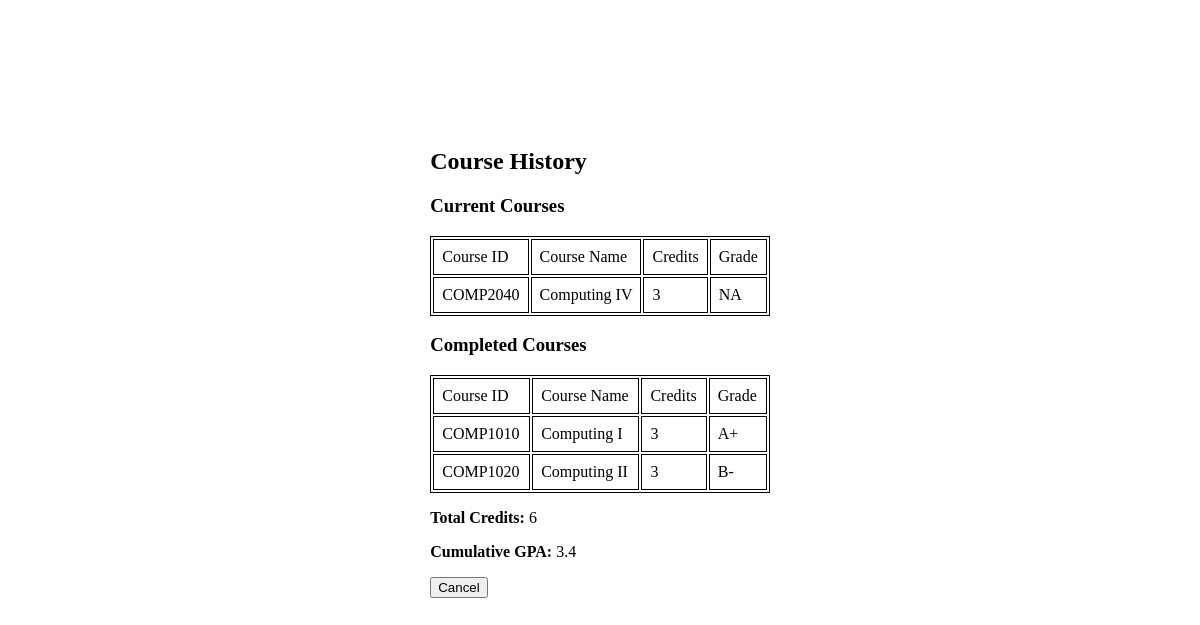
The page /src/course_history.php?student_id=0102559623 on the database as committed earlier.
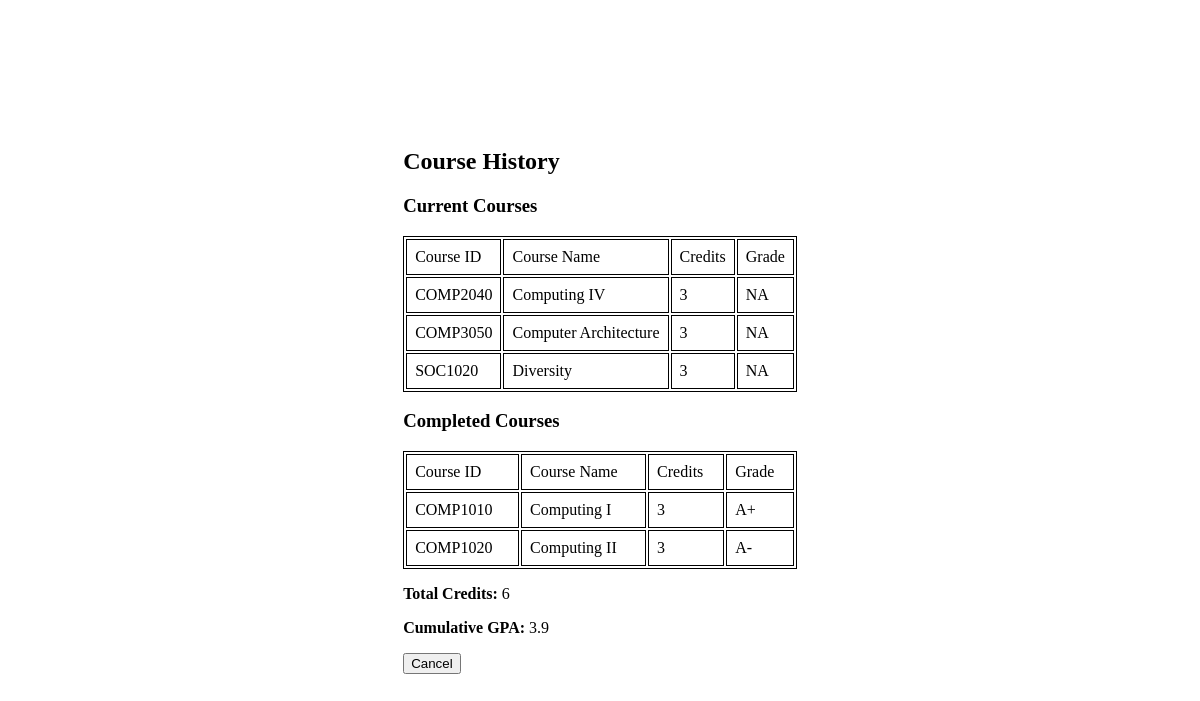
The same page on the database as committed later.
### tables this page shows
create table take
(
    student_id varchar(10),
    course_id  varchar(8),
    section_id varchar(10),
    semester   varchar(6),
    year       numeric(4, 0),
    grade      varchar(2)
        check (grade in
               ('A+', 'A', 'A-', 'B+', 'B', 'B-', 'C+', 'C', 'C-', 'D+', 'D',
                'D-', 'F')),
    primary key (student_id, course_id, section_id, semester, year),
    foreign key (course_id, section_id, semester, year) references
        section (course_id, section_id, semester, year)
        on delete cascade,
    foreign key (student_id) references student (student_id)
        on delete cascade
);

create table course
(
    course_id   varchar(20),
    course_name varchar(50) not null,
    credits     numeric(2, 0) check (credits > 0),
    primary key (course_id)
);

### src/common/pdo.php (called while the page is built)
<?php
function pdo_connect(): PDO
{
    $config = require __DIR__ . '/config.php';
    $database_config = $config['database'];
    $host = $database_config['host'];
    $dbname = $database_config['dbname'];
    $username = $database_config['username'];
    $password = $database_config['password'];
    return new PDO(
        "mysql:host=$host;dbname=$dbname;charset=utf8mb4",
        $username,
        $password,
        [
            PDO::ATTR_ERRMODE => PDO::ERRMODE_EXCEPTION,
            PDO::ATTR_DEFAULT_FETCH_MODE => PDO::FETCH_ASSOC,
            PDO::ATTR_EMULATE_PREPARES => false
        ]
    );
}
function pdo_instance(bool $original = false): PDO|null
{
    static $pdo;
    if ($original) {
        return $pdo;
    }
    if (!$pdo) {
        $pdo = pdo_connect();
    }
    return $pdo;
}
function bind_params(PDOStatement $stmt, array $params): PDOStatement
{
    foreach ($params as $key => $value) {
        $stmt->bindValue(':' . $key, $value);
    }
    return $stmt;
}
function execute(PDOStatement $stmt, array $params = []): bool
{
    if ($params !== []) {
        bind_params($stmt, $params);
    }
    return $stmt->execute();
}

### src/service/course.php (called while the page is built, shortened)
<?php
require_once __DIR__ . '/../minimal.php';
function get_all_student_courses(string $student_id): array
{
    $stmt = pdo_instance()->prepare(
        "
            SELECT *
            FROM take
            JOIN course ON course.course_id = take.course_id
            WHERE student_id = :student_id
        "
    );
    execute($stmt, ['student_id' => $student_id]);
    return $stmt->fetchAll();
}
function get_all_completed_courses(string $student_id): array
{
    $courses = get_all_student_courses($student_id);
    return array_filter(
        $courses,
        fn ($course) => $course['grade'] !== null
    );
}
function get_all_active_courses(string $student_id): array
{
    $courses = get_all_student_courses($student_id);
    return array_filter(
        $courses,
        fn ($course) => $course['grade'] === null
    );
}
function convert_letter_grade_to_number(string $letter_grade): float
{
    return [
        'A+' => 4.0,
        'A' => 3.9,
        'A-' => 3.7,
        'B+' => 3.3,
        'B' => 3.0,
        'B-' => 2.7,
        'C+' => 2.3,
        'C' => 2.0,
        'C-' => 1.7,
        'D+' => 1.3,
        'D' => 1.0,
        'D-' => 0.7,
        'F' => 0.0
    ][$letter_grade];
}

### src/service/student.php (called while the page is built, shortened)
<?php
require_once __DIR__ . '/../minimal.php';
function get_cumulative_gpa(string $student_id): float
{
    $completed_courses = get_all_completed_courses($student_id);
    $total_credits = array_sum(
        array_map('intval', array_column($completed_courses, 'credits'))
    );
    $grade_array = array_map(
        fn ($course) => convert_letter_grade_to_number($course['grade']) * intval($course['credits']),
        $completed_courses
    );
    $total_grade = array_sum($grade_array);
    return $total_credits === 0 ? 0. : $total_grade / $total_credits;
}

### src/minimal.php (called while the page is built, shortened)
<?php
require_once __DIR__ . '/common/pdo.php';
function build_url(string $url, array $params = []): string
{
    $query_string = $params ? '?' . http_build_query($params, '', '&') : '';
    return $url . $query_string;
}

### src/course_history.php (the view, shortened to what this page needs)
<?php
require_once 'minimal.php';
$student_id = $_GET['student_id'];
$courses = get_all_student_courses($student_id);
$total_credits = get_total_credits($student_id);
$cumulative_gpa = get_cumulative_gpa($student_id);
$current_courses = get_all_active_courses($student_id);
$finished_courses = get_all_completed_courses($student_id);
$student_url = build_url(Page::STUDENT, [
    'student_id' => $student_id
]);
?>
<html lang="en">
<head>
</head>
<body style="height: 100%;">
<div style="display: flex; justify-content: center; margin-top: 16vh;">
  <div>
    <h2>Course History</h2>
    <h3> Current Courses</h3>
    <table style="width:100%;">
      <tr>
        <td>Course ID</td>
        <td>Course Name</td>
        <td>Credits</td>
        <td>Grade</td>
      </tr>
        <?php foreach ($current_courses as $course): ?>
          <tr>
            <td><?= $course['course_id'] ?></td>
            <td><?= $course['course_name'] ?></td>
            <td><?= $course['credits'] ?></td>
            <td><?= $course['grade'] !== null ? $course['grade'] : 'NA' ?></td>
          </tr>
        <?php endforeach; ?>
    </table>
    <h3> Completed Courses</h3>
    <table style="width:100%;">
      <tr>
        <td>Course ID</td>
        <td>Course Name</td>
        <td>Credits</td>
        <td>Grade</td>
      </tr>
        <?php foreach ($finished_courses as $course): ?>
          <tr>
            <td><?= $course['course_id'] ?></td>
            <td><?= $course['course_name'] ?></td>
            <td><?= $course['credits'] ?></td>
            <td><?= $course['grade'] ?></td>
          </tr>
        <?php endforeach; ?>
    </table>
    <div style="margin-top: 1rem;"><b>Total Credits: </b><?= $total_credits ?>
    </div>
    <div style="margin-top: 1rem;"><b>Cumulative
        GPA: </b><?= number_format($cumulative_gpa, 1) ?>
    </div>
    <a href="<?= $student_url ?>">
      <button type="button" style="margin-top: 1rem;">Cancel</button>
    </a>
  </div>
</div>
</body>
</html>

### src/course_history.php (style rules this page uses)
table, th, td { border: 1px solid black; }
th, td { padding: 0.5rem; }

Rows that differ between the two databases and show on the page:
added take: course.course_id "COMP3050", course.course_name "Computer Architecture", course.credits "3", shows "NA", shown under "Current Courses"
added take: course.course_id "SOC1020", course.course_name "Diversity", course.credits "3", shows "NA", shown under "Current Courses"
changed take "COMP1020": grade "B-" → "A-"
Other text that changed with them:
$cumulative_gpa: "3.4" → "3.9"
